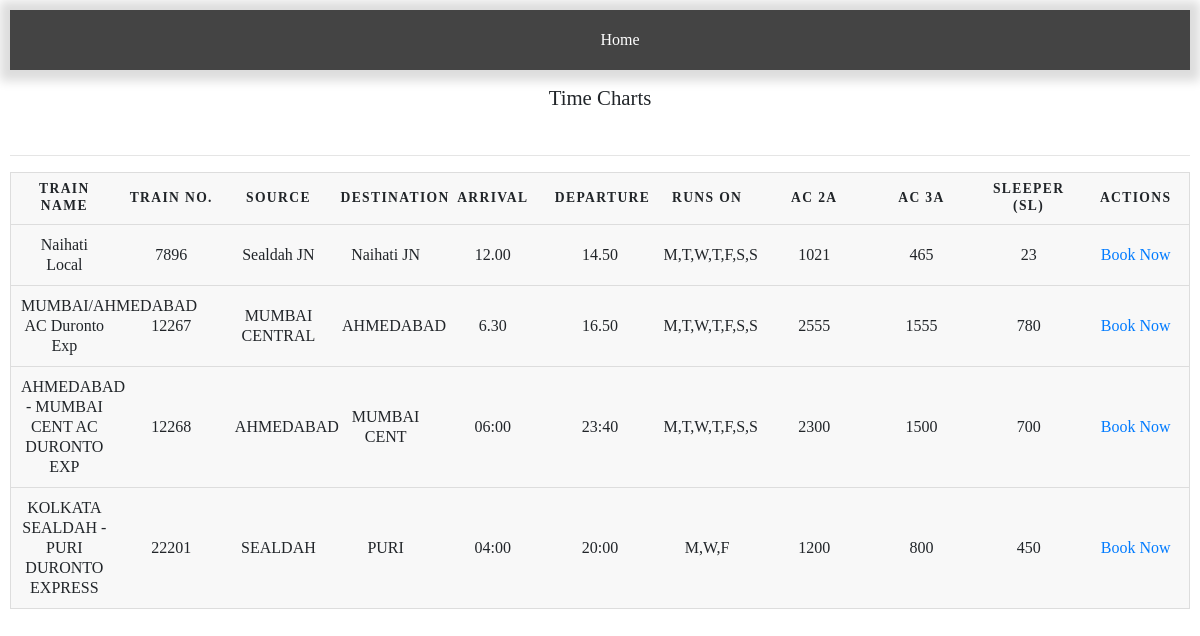
/admin/admin_templates/book.php, run on the app's committed database.
### tables this page shows
CREATE TABLE `train` (
  `id` int(100) NOT NULL,
  `train_name` varchar(100) NOT NULL,
  `train_no` varchar(100) NOT NULL,
  `source` varchar(100) NOT NULL,
  `destination` varchar(100) NOT NULL,
  `two_A` varchar(100) NOT NULL,
  `three_A` varchar(100) NOT NULL,
  `sleeper` varchar(100) NOT NULL,
  `specific_day` varchar(100) NOT NULL
);

CREATE TABLE `route` (
  `id` int(100) NOT NULL,
  `train_id` varchar(100) NOT NULL,
  `to_station_id` varchar(100) NOT NULL,
  `from_station_id` varchar(100) NOT NULL,
  `arrival` varchar(100) NOT NULL,
  `departure` varchar(100) NOT NULL
);

### admin/admin_templates/book.php (the view, shortened to what this page needs)
<?php
include("connection2.php");
$query="select * from train";
$result=mysqli_query($con,$query);
 ?>
<!doctype html>
<html lang="en">
  <head>
    <link rel="stylesheet" href="https://maxcdn.bootstrapcdn.com/bootstrap/4.0.0/css/bootstrap.min.css">
    <link rel="stylesheet" href="path/to/font-awesome/css/font-awesome.min.css">
    <link rel="stylesheet" href="../css/time_tables.css">
    <link rel="stylesheet" href="../css/navbar.css">
  </head>
  <body>
    <nav id="navigationBar">
      <ul>
        <li>
          <a href="../customer_index.php" class="link">Home</a>
        </li>
      </ul>
    </nav>
    <h1 class="heading">Time Charts</h1>
    <br>
    <hr>
    <table>
      <thead>
        <tr>
          <th scope="col">Train Name</th>
          <th scope="col">Train No.</th>
          <th scope="col">Source</th>
          <th scope="col">Destination</th>
          <th scope="col">Arrival</th>
          <th scope="col">Departure</th>
          <th scope="col">Runs On</th>
          <th scope="col">AC 2A</th>
          <th scope="col">AC 3A</th>
          <th scope="col">Sleeper (SL)</th>
          <th scope="col">Actions</th>
        </tr>
      </thead>
      <?php while($fetch=mysqli_fetch_object($result)){ ?>
      <tbody>
        <tr>
          <td><?php echo $fetch->train_name;  ?></td>
          <td><?php echo $fetch->train_no;  ?></td>
          <td><?php echo $fetch->source;  ?></td>
          <td><?php echo $fetch->destination;  ?></td>
          <td><?php
               $query1="select arrival from route where train_id ='".$fetch->id."'";
               $result1=mysqli_query($con,$query1);
               $fetch1=mysqli_fetch_object($result1);
               echo $fetch1->arrival;
            ?></td>
          <td><?php
                    $query1="select departure from route where train_id ='".$fetch->id."'";
                    $result1=mysqli_query($con,$query1);
                    $fetch1=mysqli_fetch_object($result1);
                    echo $fetch1->departure;
             ?></td>
              <td><?php echo $fetch->specific_day;  ?></td><td><?php  echo $fetch->two_A;?></td>
              <td><?php  echo $fetch->three_A;?></td>
              <td><?php  echo $fetch->sleeper;?></td>
              <td><a class="book" href="booking_preview.php?no=<?php echo $fetch->train_no;?>"> Book Now </a></td>
        </tr>
      </tbody>
       <?php } ?>
    </table>
</body>
  </body>
</html>

### admin/css/time_tables.css (style rules this page uses)
body { font-family: "Open Sans", sans-serif; line-height: 1.25; padding: 10px; }
.heading { font-size: 1.3em; text-align: center; }
table { border: 1px solid #ccc; border-collapse: collapse; margin: 0; padding: 0; width: 100%; table-layout: fixed; }
table tr { background-color: #f8f8f8; border: 1px solid #ddd; padding: .35em; }
table th, table td { padding: .625em; text-align: center; }
table th { font-size: .85em; letter-spacing: .1em; text-transform: uppercase; }

### admin/css/navbar.css (style rules this page uses)
body { font-family:"Arial Narrow"; }
#navigationBar { background:#444; box-shadow:0px 1px 10px 10px #ddd; height:auto; text-align:center; width:100%; }
#navigationBar > ul > li { display:inline; }
#navigationBar > ul > li > a { color:#fff; display:inline-block; height:60px; line-height:60px; margin:0px; padding:0px 15px; text-decoration:none; transition: color 0.3s ease-in; }

### data on the page
train: train_name "Naihati Local", train_no "7896", source "Sealdah JN", destination "Naihati JN", route.arrival "12.00", route.departure "14.50", specific_day "M,T,W,T,F,S,S", two_A "1021", three_A "465", sleeper "23"
train: train_name "MUMBAI/AHMEDABAD AC Duronto Exp", train_no "12267", source "MUMBAI CENTRAL", destination "AHMEDABAD", route.arrival "6.30", route.departure "16.50", specific_day "M,T,W,T,F,S,S", two_A "2555", three_A "1555", sleeper "780"
train: train_name "AHMEDABAD - MUMBAI CENT AC DURONTO EXP", train_no "12268", source "AHMEDABAD", destination "MUMBAI CENT", route.arrival "06:00", route.departure "23:40", specific_day "M,T,W,T,F,S,S", two_A "2300", three_A "1500", sleeper "700"
train: train_name "KOLKATA SEALDAH - PURI DURONTO EXPRESS", train_no "22201", source "SEALDAH", destination "PURI", route.arrival "04:00", route.departure "20:00", specific_day "M,W,F", two_A "1200", three_A "800", sleeper "450"
